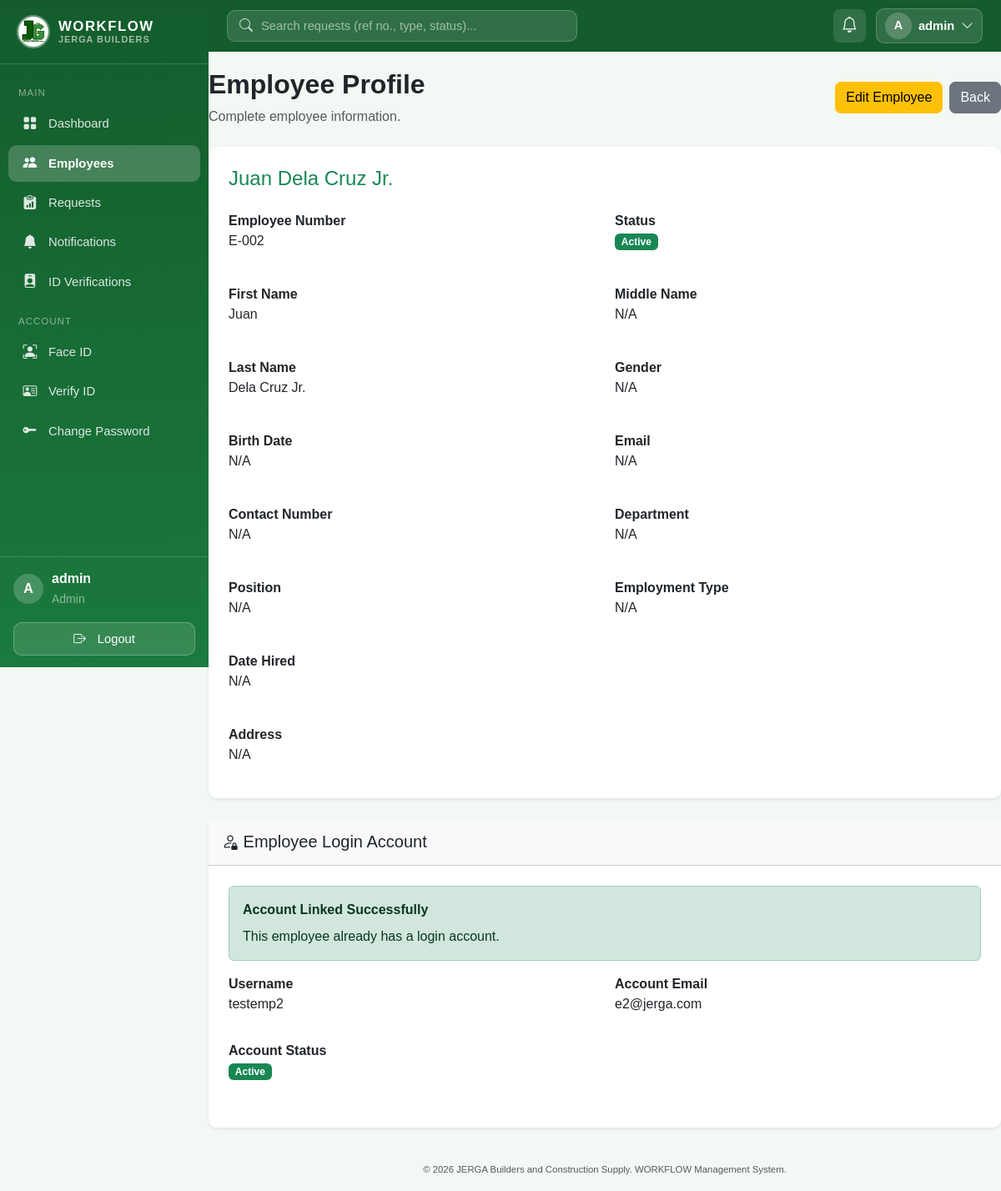
/employees/13 (signed in), run on the app's committed database.
### models/user.py (models this page shows, shortened)
class User(UserMixin, db.Model):
    __tablename__ = "users"
    id = db.Column(db.Integer, primary_key=True)
    username = db.Column(db.String(80), unique=True, nullable=False)
    email = db.Column(db.String(120), unique=True, nullable=False)
    password_hash = db.Column(db.String(255), nullable=False)
    role = db.Column(db.String(20), nullable=False, default="employee")  # "admin" | "hr" | "employee"
    is_active = db.Column(db.Boolean, default=True, nullable=False)
    created_at = db.Column(db.DateTime, default=db.func.now())
    employee_id = db.Column(db.Integer, db.ForeignKey("employees.id"), unique=True, nullable=True)
    employee = db.relationship("Employee", back_populates="user")
    submitted_requests = db.relationship(
        "EmployeeRequest", foreign_keys="EmployeeRequest.submitted_by_id", back_populates="submitted_by"
    )
    reviewed_requests = db.relationship(
        "EmployeeRequest", foreign_keys="EmployeeRequest.reviewed_by_id", back_populates="reviewed_by"
    )
    notifications = db.relationship(
        "Notification", back_populates="user", lazy=True, cascade="all, delete-orphan"
    )
    face_encoding = db.Column(db.Text, nullable=True)
    face_enrolled_at = db.Column(db.DateTime, nullable=True)
    face_photo = db.Column(db.String(255), nullable=True)
    reset_code = db.Column(db.String(6), nullable=True)
    reset_code_expires = db.Column(db.DateTime, nullable=True)
    id_document = db.Column(db.String(255), nullable=True)          # uploaded file name
    id_document_type = db.Column(db.String(50), nullable=True)
    id_verified = db.Column(db.Boolean, default=False, nullable=False)
    id_verified_by_id = db.Column(db.Integer, db.ForeignKey("users.id"), nullable=True)

### models/employee.py (models this page shows)
class Employee(db.Model):
    __tablename__ = "employees"
    id = db.Column(db.Integer, primary_key=True)
    employee_number = db.Column(db.String(50), unique=True, nullable=False)
    first_name = db.Column(db.String(100), nullable=False)
    middle_name = db.Column(db.String(100), nullable=True)
    last_name = db.Column(db.String(100), nullable=False)
    gender = db.Column(db.String(20), nullable=True)
    birth_date = db.Column(db.Date, nullable=True)
    address = db.Column(db.Text, nullable=True)
    contact_number = db.Column(db.String(30), nullable=True)
    email = db.Column(db.String(120), unique=True, nullable=True)
    department = db.Column(db.String(100), nullable=True)
    position = db.Column(db.String(100), nullable=True)
    employment_type = db.Column(db.String(50), nullable=True)
    date_hired = db.Column(db.Date, nullable=True)
    status = db.Column(db.String(20), default="Active", nullable=False)  # "Active" | "Inactive"
    created_at = db.Column(db.DateTime, default=db.func.now())
    updated_at = db.Column(db.DateTime, default=db.func.now(), onupdate=db.func.now())
    user = db.relationship("User", back_populates="employee", uselist=False)
    requests = db.relationship("EmployeeRequest", back_populates="employee")
    @property
    def full_name(self):
        return " ".join(part for part in [self.first_name, self.middle_name, self.last_name] if part)

### routes/employee.py (the view)
@employee_bp.route("/<int:employee_id>")
@admin_or_hr_required
def view_employee(employee_id):
    employee = get_employee_or_404(employee_id)
    query = User.query.filter(
        User.role == "employee",
        User.employee_id.is_(None),
        User.is_active.is_(True),
    )
    if employee.email:
        query = query.filter(User.email == employee.email.lower())
    available_accounts = query.order_by(User.username.asc()).all()
    return render_template(
        "employees/view.html", employee=employee, available_accounts=available_accounts
    )

### templates/employees/view.html (shortened to what this page needs)
{% extends "base.html" %}
{% block content %}
<div class="d-flex justify-content-between align-items-center mb-4 flex-wrap gap-2">
    <div>
        <h2 class="fw-bold">Employee Profile</h2>
        <p class="text-muted mb-0">
            Complete employee information.
        </p>
    </div>
    <div class="d-flex gap-2 flex-wrap">
        <a href="{{ url_for('employees.edit_employee', employee_id=employee.id) }}"
           class="btn btn-warning">
            Edit Employee
        </a>
        <a href="{{ url_for('employees.list_employees') }}"
           class="btn btn-secondary">
            Back
        </a>
    </div>
</div>
<div class="card shadow-sm mb-4">
    <div class="card-body p-4">
        <h4 class="text-success mb-4">
            {{ employee.full_name }}
        </h4>
        <div class="row g-4">
            <div class="col-md-6">
                <strong>Employee Number</strong>
                <p>{{ employee.employee_number }}</p>
            </div>
            <div class="col-md-6">
                <strong>Status</strong>
                <p>
                    {% if employee.status == "Active" %}
                        <span class="badge bg-success">Active</span>
                    {% else %}
                        <span class="badge bg-secondary">Inactive</span>
                    {% endif %}
                </p>
            </div>
            <div class="col-md-6">
                <strong>First Name</strong>
                <p>{{ employee.first_name }}</p>
            </div>
            <div class="col-md-6">
                <strong>Middle Name</strong>
                <p>{{ employee.middle_name or "N/A" }}</p>
            </div>
            <div class="col-md-6">
                <strong>Last Name</strong>
                <p>{{ employee.last_name }}</p>
            </div>
            <div class="col-md-6">
                <strong>Gender</strong>
                <p>{{ employee.gender or "N/A" }}</p>
            </div>
            <div class="col-md-6">
                <strong>Birth Date</strong>
                <p>
                    {{ employee.birth_date.strftime("%B %d, %Y") if employee.birth_date else "N/A" }}
                </p>
            </div>
            <div class="col-md-6">
                <strong>Email</strong>
                <p>{{ employee.email or "N/A" }}</p>
            </div>
            <div class="col-md-6">
                <strong>Contact Number</strong>
                <p>{{ employee.contact_number or "N/A" }}</p>
            </div>
            <div class="col-md-6">
                <strong>Department</strong>
                <p>{{ employee.department or "N/A" }}</p>
            </div>
            <div class="col-md-6">
                <strong>Position</strong>
                <p>{{ employee.position or "N/A" }}</p>
            </div>
            <div class="col-md-6">
                <strong>Employment Type</strong>
                <p>{{ employee.employment_type or "N/A" }}</p>
            </div>
            <div class="col-md-6">
                <strong>Date Hired</strong>
                <p>
                    {{ employee.date_hired.strftime("%B %d, %Y") if employee.date_hired else "N/A" }}
                </p>
            </div>
            <div class="col-12">
                <strong>Address</strong>
                <p>{{ employee.address or "N/A" }}</p>
            </div>
        </div>
    </div>
</div>
<div class="card shadow-sm mb-4">
    <div class="card-header bg-light py-3">
        <h5 class="mb-0">
            <i class="bi bi-person-lock"></i>
            Employee Login Account
        </h5>
    </div>
    <div class="card-body p-4">
        {% if employee.user %}
            <div class="alert alert-success">
                <strong>Account Linked Successfully</strong>
                <p class="mb-0 mt-2">
                    This employee already has a login account.
                </p>
            </div>
            <div class="row">
                <div class="col-md-6 mb-3">
                    <strong>Username</strong>
                    <p>{{ employee.user.username }}</p>
                </div>
                <div class="col-md-6 mb-3">
                    <strong>Account Email</strong>
                    <p>{{ employee.user.email }}</p>
                </div>
                <div class="col-md-6 mb-3">
                    <strong>Account Status</strong>
                    <p>
                        {% if employee.user.is_active %}
                            <span class="badge bg-success">Active</span>
                        {% else %}
                            <span class="badge bg-secondary">Inactive</span>
                        {% endif %}
                    </p>
                </div>
            </div>
        {% endif %}
    </div>
</div>
{% endblock %}

### templates/base.html (shortened to what this page needs)
<!doctype html>
<html lang="en">
<head>
    <link
    rel="stylesheet"
    href="{{ url_for('static', filename='vendor/bootstrap.min.css') }}"
    />
    <link
    rel="stylesheet"
    href="{{ url_for('static', filename='vendor/bootstrap-icons.min.css') }}"
    />
    <link
    rel="stylesheet"
    href="{{ url_for('static', filename='css/style.css') }}"
    />
</head>
<body class="{% if current_user.is_authenticated %}with-sidebar{% endif %}">
    {% if current_user.is_authenticated %}
    <aside class="sidebar" id="sidebar">
    <div class="sidebar-brand">
        <img
        src="{{ url_for('static', filename='img/JERGA.jpg') }}"
        alt="JERGA WORKFLOW logo"
        class="sidebar-logo"
        width="40"
        height="40"
        />
        <div class="sidebar-brand-text">
        <span class="brand-name">WORKFLOW</span>
        <small>JERGA Builders</small>
        </div>
    </div>
    <nav class="sidebar-nav">
        <div class="sidebar-section">Main</div>
        <a
        href="{{ url_for('auth.dashboard') }}"
        class="sidebar-link {% if request.endpoint == 'auth.dashboard' %}active{% endif %}"
        >
        <i class="bi bi-grid-fill sb-icon"></i> Dashboard
        </a>
        {% if current_user.role in ["admin", "hr"] %}
        <a
        href="{{ url_for('employees.list_employees') }}"
        class="sidebar-link {% if request.endpoint and request.endpoint.startswith('employees') %}active{% endif %}"
        >
        <i class="bi bi-people-fill sb-icon"></i> Employees
        </a>
        {% endif %}
        <a
        href="{{ url_for('requests.list_requests') }}"
        class="sidebar-link {% if request.endpoint and request.endpoint.startswith('requests') %}active{% endif %}"
        >
        <i class="bi bi-clipboard-data-fill sb-icon"></i> Requests
        </a>
        <a
          href="{{ url_for('notifications.list_notifications') }}"
          class="sidebar-link {% if request.endpoint and request.endpoint.startswith('notifications') %}active{% endif %}"
        >
          <i class="bi bi-bell-fill sb-icon"></i> Notifications
        </a>
        {% if current_user.role == "admin" %}
        <a
          href="{{ url_for('biometrics.admin_verifications') }}"
          class="sidebar-link {% if request.endpoint == 'biometrics.admin_verifications' %}active{% endif %}"
        >
          <i class="bi bi-person-badge-fill sb-icon"></i> ID Verifications
        </a>
        {% endif %}
        <div class="sidebar-section">Account</div>
        <a
          href="{{ url_for('biometrics.enroll') }}"
          class="sidebar-link {% if request.endpoint == 'biometrics.enroll' %}active{% endif %}"
          title="Face ID settings"
        >
          <i class="bi bi-person-bounding-box sb-icon"></i> Face ID
        </a>
        <a
          href="{{ url_for('biometrics.verify_id') }}"
          class="sidebar-link {% if request.endpoint == 'biometrics.verify_id' %}active{% endif %}"
          title="Valid ID verification"
        >
          <i class="bi bi-person-vcard sb-icon"></i>
          {% if current_user.id_verified %} ID Verified {% elif
          current_user.id_document %} ID Pending {% else %} Verify ID {% endif
          %}
        </a>
        <a
          href="{{ url_for('account.change_password') }}"
          class="sidebar-link {% if request.endpoint == 'account.change_password' %}active{% endif %}"
          title="Change password"
        >
          <i class="bi bi-key-fill sb-icon"></i> Change Password
        </a>
      </nav>
      <div class="sidebar-footer">
        <div class="sidebar-user">
          <div class="avatar">{{ current_user.username|first|upper }}</div>
          <div class="sidebar-user-info">
            <div class="fw-semibold">{{ current_user.username }}</div>
            <small class="text-white-50">{{ current_user.role|title }}</small>
          </div>
        </div>
        <a
          href="{{ url_for('auth.logout') }}"
          class="sidebar-logout w-100 mt-3"
          type="button"
        >
          <i class="bi bi-box-arrow-right me-2"></i>Logout
        </a>
      </div>
    </aside>
    <header class="topbar">
      <form
        class="topbar-search"
        method="GET"
        action="{{ url_for('requests.list_requests') }}"
        role="search"
      >
        <i class="bi bi-search"></i>
        <input
          type="search"
          name="q"
          value="{{ request.args.get('q', '') }}"
          placeholder="Search requests (ref no., type, status)..."
          aria-label="Search requests"
        />
      </form>
      <div class="topbar-actions">
        <a
          href="{{ url_for('notifications.list_notifications') }}"
          class="topbar-bell"
          title="Notifications"
        >
          <i class="bi bi-bell"></i>
        </a>
        <div class="dropdown">
          <button
            class="topbar-profile"
            type="button"
            data-bs-toggle="dropdown"
            data-bs-display="static"
            aria-expanded="false"
          >
            <span class="avatar avatar-sm"
              >{{ current_user.username|first|upper }}</span
            >
            <span class="topbar-name d-none d-sm-inline"
              >{{ current_user.username }}</span
            >
            <i class="bi bi-chevron-down d-none d-sm-inline"></i>
          </button>
        </div>
      </div>
    </header>
    {% endif %}
    <main class="app-main">
       {% block content %}{% endblock %}
    </main>
    <footer class="text-center py-3 text-muted app-footer">
      <small>
        &copy; 2026 JERGA Builders and Construction Supply. WORKFLOW Management
        System.
      </small>
    </footer>
  </body>
</html>

### data on the page
User: username|first "A", username "admin", role "Admin"
Employee: full_name "Juan Dela Cruz Jr.", employee_number "E-002", first_name "Juan", middle_name "N/A", last_name "Dela Cruz Jr.", gender "N/A", birth_date "N/A", email "N/A", contact_number "N/A", department "N/A", position "N/A", employment_type "N/A", date_hired "N/A", address "N/A"
User: user.username "testemp2", user.email "e2@jerga.com"
